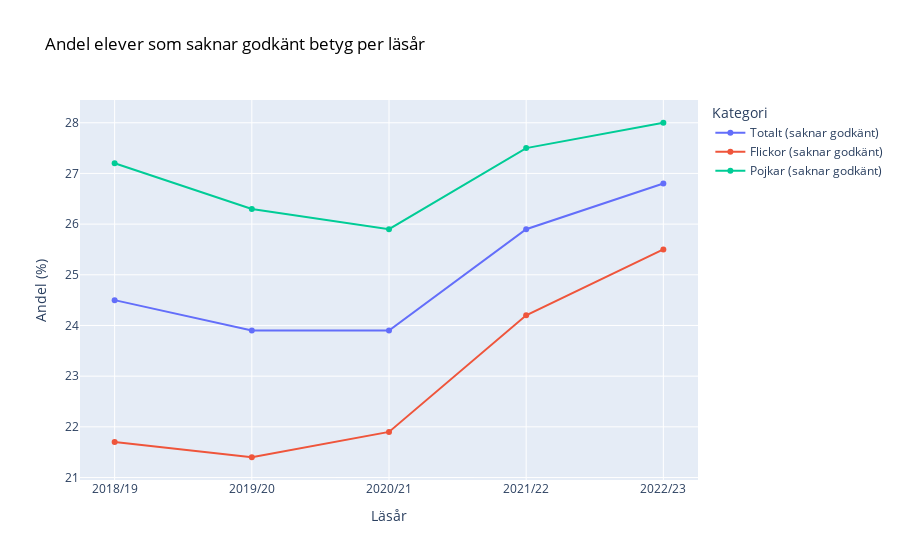

The notebook cell saved with this chart:
### Markdown cell above
## A.

### Code cell
import pandas as pd
import matplotlib.pyplot as plt
import numpy as np
import plotly.express as px

betyg_path = "..\project\data\\betyg_o_prov_riksnivå.xlsx"
df_betyg = pd.read_excel(betyg_path, skiprows = 7, sheet_name = "Tabell 1B")
new_columns = [
    'Läsår',  
    'Meritvärde totalt (16 ämnen)',  
    'Meritvärde flickor (16 ämnen)',  
    'Meritvärde pojkar (16 ämnen)',  
    'Meritvärde totalt (17 ämnen)',  
    'Meritvärde flickor (17 ämnen)',  
    'Meritvärde pojkar (17 ämnen)',  
    'Totalt (saknar godkänt)',  
    'Flickor (saknar godkänt)',  
    'Pojkar (saknar godkänt)'
]
    
# Rename columns 
df_betyg.columns = new_columns



# Choosing only the five first five rows
fig = px.line(df_betyg.head(5), x="Läsår", y=["Totalt (saknar godkänt)", "Flickor (saknar godkänt)", "Pojkar (saknar godkänt)" ], labels={"value": "Andel som saknar godkänt (%)", "variable": "Kategori"}, title="Andel elever som saknar godkänt betyg per läsår", markers=True)  

fig.update_layout(xaxis_title="Läsår", yaxis_title="Andel (%)", title=dict(font=dict(color='Black')),)

fig.show()

### Figure 1 — Plotly figure (JSON) as saved in the notebook; plotly's stock layout.template omitted (floating-point values rounded to 4 significant figures)
{"data": [{"hovertemplate": "Kategori=Totalt (saknar godkänt)<br>Läsår=%{x}<br>Andel som saknar godkänt (%)=%{y}<extra></extra>", "legendgroup": "Totalt (saknar godkänt)", "line": {"color": "#636efa", "dash": "solid"}, "marker": {"symbol": "circle"}, "mode": "lines+markers", "name": "Totalt (saknar godkänt)", "orientation": "v", "showlegend": true, "type": "scatter", "x": ["2018/19", "2019/20", "2020/21", "2021/22", "2022/23"], "xaxis": "x", "y": [24.5, 23.9, 23.9, 25.9, 26.8], "yaxis": "y"}, {"hovertemplate": "Kategori=Flickor (saknar godkänt)<br>Läsår=%{x}<br>Andel som saknar godkänt (%)=%{y}<extra></extra>", "legendgroup": "Flickor (saknar godkänt)", "line": {"color": "#EF553B", "dash": "solid"}, "marker": {"symbol": "circle"}, "mode": "lines+markers", "name": "Flickor (saknar godkänt)", "orientation": "v", "showlegend": true, "type": "scatter", "x": ["2018/19", "2019/20", "2020/21", "2021/22", "2022/23"], "xaxis": "x", "y": [21.7, 21.4, 21.9, 24.2, 25.5], "yaxis": "y"}, {"hovertemplate": "Kategori=Pojkar (saknar godkänt)<br>Läsår=%{x}<br>Andel som saknar godkänt (%)=%{y}<extra></extra>", "legendgroup": "Pojkar (saknar godkänt)", "line": {"color": "#00cc96", "dash": "solid"}, "marker": {"symbol": "circle"}, "mode": "lines+markers", "name": "Pojkar (saknar godkänt)", "orientation": "v", "showlegend": true, "type": "scatter", "x": ["2018/19", "2019/20", "2020/21", "2021/22", "2022/23"], "xaxis": "x", "y": [27.2, 26.3, 25.9, 27.5, 28], "yaxis": "y"}], "layout": {"legend": {"title": {"text": "Kategori"}, "tracegroupgap": 0}, "title": {"font": {"color": "Black"}, "text": "Andel elever som saknar godkänt betyg per läsår"}, "xaxis": {"anchor": "y", "domain": [0, 1], "title": {"text": "Läsår"}}, "yaxis": {"anchor": "x", "domain": [0, 1], "title": {"text": "Andel (%)"}}}}
